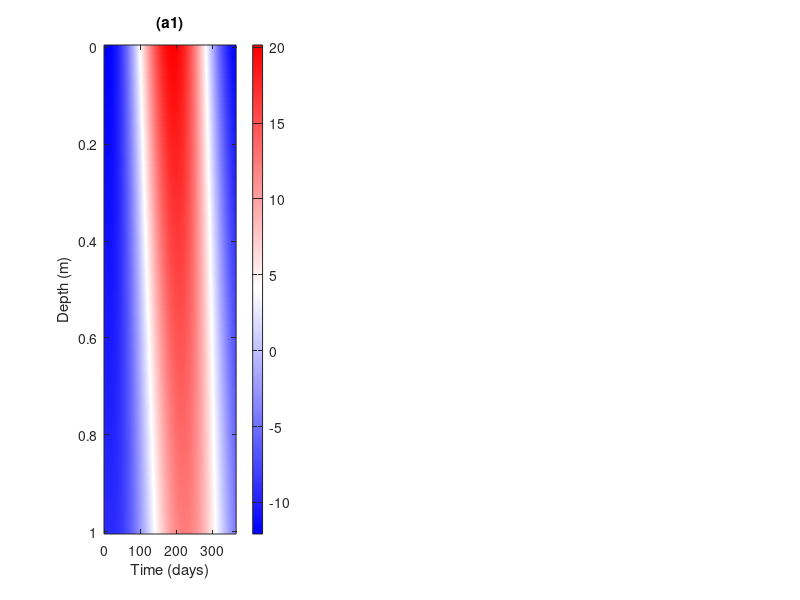

Source code (MATLAB): (Note: this script raises an error after producing the figure.)
clear; clc; close all;

%% =========================
% Load MAT files
%% =========================
fdm = load('fdm_three_layer_cascade_result.mat');
L1  = load('inverse_pinn_0_1m_result.mat');

%% =========================
% FDM variables
%% =========================
x_fdm = fdm.x(:);
t_fdm = fdm.t(:);
T_fdm = fdm.T_cascade;

%% =========================
% PINN variables (Layer 1: 0-1 m)
%% =========================
x_pinn = L1.x_pinn(:);
t_pinn = L1.t_pinn(:);
T_pinn = double(L1.T_field_pinn);

%% =========================
% Extract FDM first layer: 0-1 m
%% =========================
idx_layer1 = (x_fdm >= 0) & (x_fdm <= 1.0);
x_fdm_L1 = x_fdm(idx_layer1);
T_fdm_L1 = T_fdm(idx_layer1, :);

%% =========================
% Interpolate FDM to PINN time grid if needed
%% =========================
if length(t_fdm) ~= length(t_pinn) || max(abs(t_fdm - t_pinn)) > 1e-10
    T_fdm_L1_t = zeros(length(x_fdm_L1), length(t_pinn));
    for i = 1:length(x_fdm_L1)
        T_fdm_L1_t(i, :) = interp1(t_fdm, T_fdm_L1(i, :), t_pinn, 'linear');
    end
else
    T_fdm_L1_t = T_fdm_L1;
end

%% =========================
% Interpolate FDM to PINN spatial grid if needed
%% =========================
if length(x_fdm_L1) ~= length(x_pinn) || max(abs(x_fdm_L1 - x_pinn)) > 1e-10
    T_fdm_on_pinn = zeros(length(x_pinn), length(t_pinn));
    for j = 1:length(t_pinn)
        T_fdm_on_pinn(:, j) = interp1(x_fdm_L1, T_fdm_L1_t(:, j), x_pinn, 'linear');
    end
else
    T_fdm_on_pinn = T_fdm_L1_t;
end

%% =========================
% Error field
%% =========================
Err = T_pinn - T_fdm_on_pinn;
mae_layer1  = mean(abs(Err(:)));
rmse_layer1 = sqrt(mean(Err(:).^2));
maxerr_layer1 = max(abs(Err(:)));

fprintf('\nLayer 1 comparison:\n');
fprintf('MAE    = %.8f\n', mae_layer1);
fprintf('RMSE   = %.8f\n', rmse_layer1);
fprintf('MaxAbs = %.8f\n', maxerr_layer1);

%% =========================
% Custom bwr colormap
%% =========================
n = 256;
bottom = [0 0 1];
middle = [1 1 1];
top = [1 0 0];

r = [linspace(bottom(1), middle(1), n/2), linspace(middle(1), top(1), n/2)]';
g = [linspace(bottom(2), middle(2), n/2), linspace(middle(2), top(2), n/2)]';
b = [linspace(bottom(3), middle(3), n/2), linspace(middle(3), top(3), n/2)]';
bwr = [r g b];

%% =========================
% Only Figure 1: Temperature field comparison
%% =========================
figure('Color','w','Position',[100 100 1500 420]);

subplot(1,3,1)
imagesc(t_pinn, x_pinn, T_fdm_on_pinn);
set(gca,'YDir','reverse');
xlabel('Time (days)');
ylabel('Depth (m)');
title('(a1)');
colormap(gca, bwr);
cb3 = colorbar;
cb3.Label.String = 'T FDM (°C)';

subplot(1,3,2)
imagesc(t_pinn, x_pinn, T_pinn);
set(gca,'YDir','reverse');
xlabel('Time (days)');
ylabel('Depth (m)');
title('(b1)');
colormap(gca, bwr);
cb3 = colorbar;
cb3.Label.String = 'T PINNs (°C)';

subplot(1,3,3)
imagesc(t_pinn, x_pinn, Err);
set(gca,'YDir','reverse');
xlabel('Time (days)');
ylabel('Depth (m)');
title('(c1)');
colormap(gca, bwr);
cb3 = colorbar;
cb3.Label.String = 'T difference (°C)';

% sgtitle(sprintf('Layer 1 temperature field comparison (MAE = %.4e)', mae_layer1));
